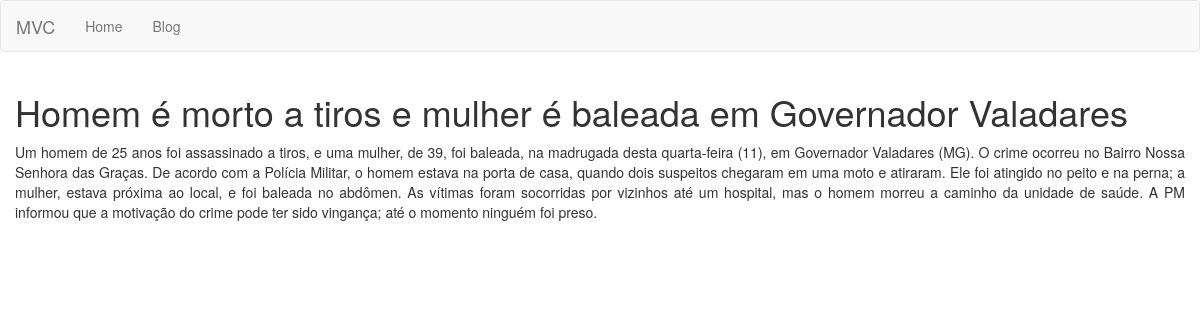
/posts/2/show, run on the app's committed database.
### tables this page shows
CREATE TABLE posts (id INTEGER CONSTRAINT posts_index PRIMARY KEY ASC AUTOINCREMENT, title VARCHAR (255) NOT NULL, content TEXT NOT NULL);

### app/Controllers/PostsController.php (called while the page is built, shortened)
<?php
class PostsController extends BaseController
{
   private $post;
   public function __construct()
   {
      $this->post = Container::getModel("Post");
   }
   public function show($id)
   {
      $this->view->post = $this->post->find($id);
      return $this->renderView('posts/show', 'layout');
   }
}

### core/bootstrap.php (called while the page is built, shortened)
<?php
$routes = require_once __DIR__ . "/../app/routes.php";
$route = new \Core\Route($routes);

### public/index.php (called while the page is built, shortened)
<?php
require_once __DIR__ . "/../core/bootstrap.php";

### core/BaseModel.php (called while the page is built, shortened)
<?php
abstract class BaseModel
{
   private $pdo;
   protected $table;
   public function __construct(PDO $pdo)
   {
      $this->pdo = $pdo;
   }
   public function find($id)
   {
      $query = "SELECT * FROM {$this->table} WHERE id = :id";
      $stmt = $this->pdo->prepare($query);
      $stmt->bindValue(":id", $id);
      $stmt->execute();
      $result = $stmt->fetch();
      return $result;
   }
}

### core/Database.php (called while the page is built, shortened)
<?php
class Database
{
	public static function getDatabase()
   {
	   $conf = require_once __DIR__ . "/../app/database.php";
		if($conf['driver']=='sqlite'){
			$sqlite = __DIR__  . "/../storage/database/" . $conf['sqlite']['host'];
			$sqlite = "sqlite:".$sqlite;
			try{
				 $pdo = new PDO($sqlite);
				 $pdo->setAttribute(PDO::ATTR_ERRMODE,PDO::ERRMODE_EXCEPTION);
				 $pdo->setAttribute(PDO::ATTR_DEFAULT_FETCH_MODE,PDO::FETCH_OBJ);
				 return $pdo;
			}
			catch (PDOException $e){
				echo $e->getMessage();
			}
		} else if ($conf['driver']=='mysql'){
		     $host = $config['mysql']['host'];
			  $db_name = $config['mysql']['db_name'];
			  $username = $config['mysql']['db_username'];
			  $password = $config['mysql']['db_password'];
			  $charset = $conf['mysql']['charset'];
			  $collation = $conf['mysql']['collation'];
			try{
				$pdo = new PDO("mysql:host=$host;dbname=$db_name;charset=$charset", $username, $password);
				print_r ($pdo);
				$pdo->setAttribute(PDO::ATTR_ERRMODE,PDO::ERRMODE_EXCEPTION);
				$pdo->setAttribute(PDO::MYSQL_ATTR_INIT_COMMAND, "SET NAMES '$charset' COLLATE '$collation'");
				$pdo->setAttribute(PDO::ATTR_DEFAULT_FETCH_MODE,PDO::FETCH_OBJ);
				return $pdo;
			}
			catch (PDOException $e){
				echo $e->getMessage();
			}
		}
   }
}

### core/Container.php (called while the page is built, shortened)
<?php
class Container
{
   public static function getModel($model)
   {
      return new $model(Database::getDatabase());
   }
}

### app/Views/posts/show.phtml (the view)
<div class="container">
   <div class="row">
   <h1 class="h1"><?php echo $this->view->post->title; ?></h1>
   <p class="text-justify"><?php echo $this->view->post->content; ?></p>
   </div>
</div>

### data on the page
posts: title "Homem é morto a tiros e mulher é baleada em Governador Valadares", content "Um homem de 25 anos foi assassinado a tiros, e uma mulher, de 39, foi baleada, na madrugada desta quarta-feira (11), em Governador Valadares (MG). O crime ocorreu no Bairro Nossa Senhora das Graças. De acordo com a Polícia Militar, o homem estava na porta de casa, quando dois suspeitos chegaram em uma moto e atiraram. Ele foi atingido no peito e na perna; a mulher, estava próxima ao local, e foi baleada no abdômen. As vítimas foram socorridas por vizinhos até um hospital, mas o homem morreu a caminho da unidade de saúde. A PM informou que a motivação do crime pode ter sido vingança; até o momento ninguém foi preso."
